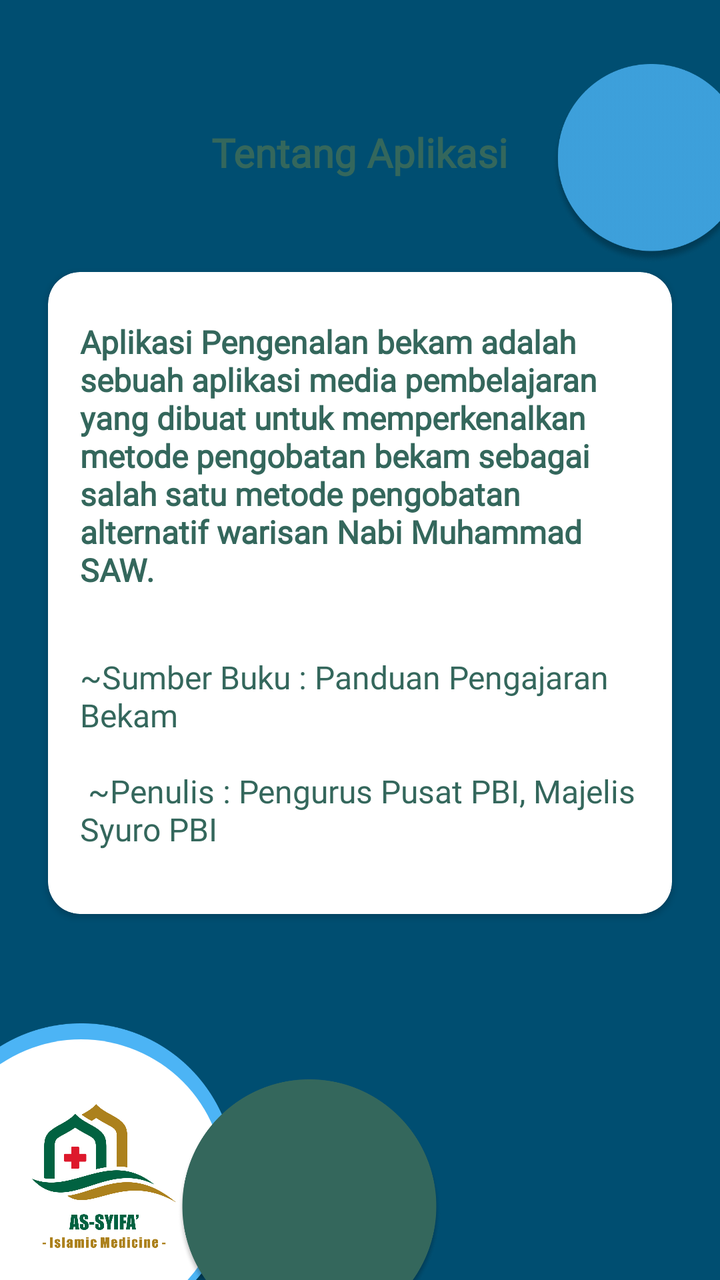
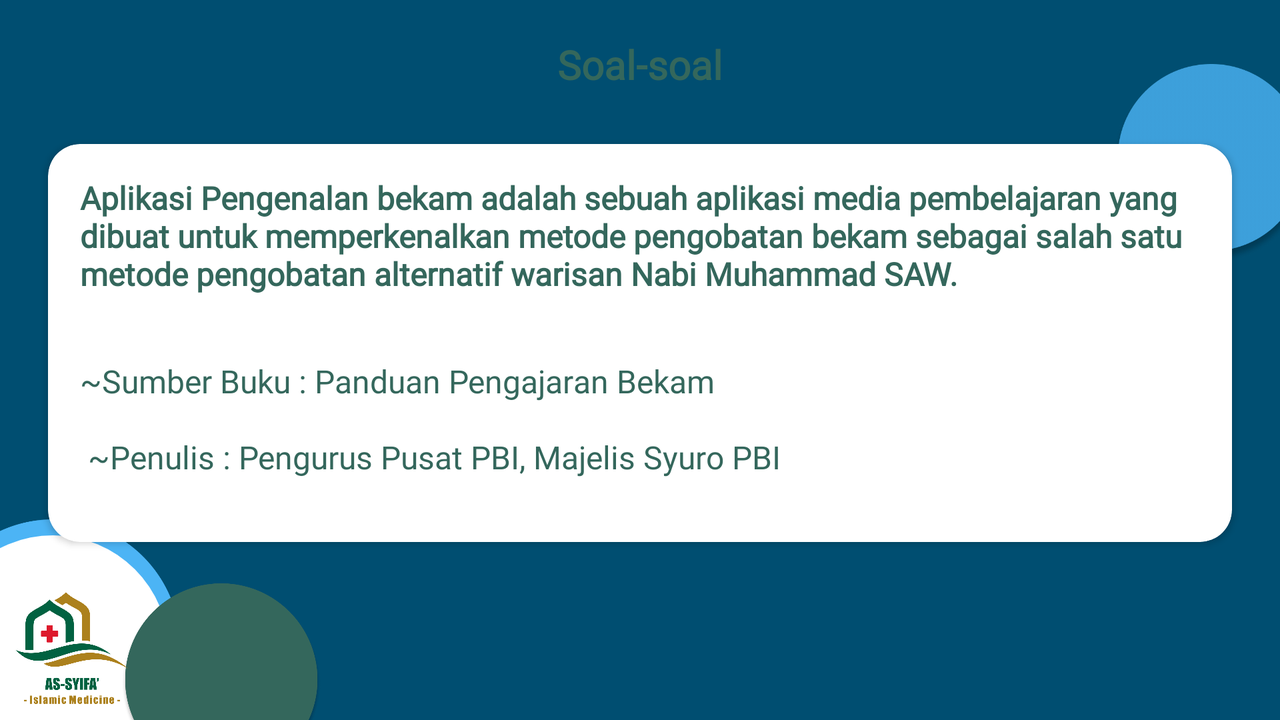

An Android layout and its configuration variant, each rendered on a device that would load it. The default file and the variant file are quoted in full after the pictures.
<!-- AndroidManifest.xml: application theme Theme.AsySyifa -->
<!-- res/layout/activity_about.xml -->
<?xml version="1.0" encoding="utf-8"?>
<androidx.constraintlayout.widget.ConstraintLayout xmlns:android="http://schemas.android.com/apk/res/android"
    xmlns:app="http://schemas.android.com/apk/res-auto"
    xmlns:tools="http://schemas.android.com/tools"
    android:layout_width="match_parent"
    android:layout_height="match_parent"
    android:background="@color/blue"
    tools:context=".ui.about.AboutActivity">

    <ImageView
        android:id="@+id/ivAboutBack"
        android:layout_width="wrap_content"
        android:layout_height="wrap_content"
        android:layout_marginStart="16dp"
        android:layout_marginTop="16dp"
        app:layout_constraintStart_toStartOf="parent"
        app:layout_constraintTop_toTopOf="parent"
        app:srcCompat="@drawable/baseline_arrow_back_24" />

    <ImageView
        android:id="@+id/imageView10"
        android:layout_width="100dp"
        android:layout_height="100dp"
        android:layout_marginTop="32dp"
        android:layout_marginEnd="-16dp"
        app:layout_constraintEnd_toEndOf="parent"
        app:layout_constraintTop_toTopOf="parent"
        app:srcCompat="@drawable/bola_materi" />

    <ImageView
        android:id="@+id/imageView11"
        android:layout_width="160dp"
        android:layout_height="160dp"
        android:layout_marginStart="-40dp"
        android:layout_marginBottom="-32dp"
        app:layout_constraintBottom_toBottomOf="parent"
        app:layout_constraintStart_toStartOf="parent"
        app:srcCompat="@drawable/bola_materi2" />

    <ImageView
        android:id="@+id/iv_judul"
        android:layout_width="0dp"
        android:layout_height="56dp"
        android:layout_marginStart="-40dp"
        android:layout_marginTop="32dp"
        android:layout_marginEnd="-40dp"
        app:layout_constraintEnd_toEndOf="@+id/tv_soal_judul"
        app:layout_constraintStart_toStartOf="@+id/tv_soal_judul"
        app:layout_constraintTop_toBottomOf="@+id/ivAboutBack"
        app:srcCompat="@drawable/custom_button" />

    <androidx.cardview.widget.CardView
        android:layout_width="0dp"
        android:layout_height="0dp"
        android:layout_marginStart="24dp"
        android:layout_marginTop="32dp"
        android:layout_marginEnd="24dp"
        android:layout_marginBottom="-32dp"
        android:background="@color/white"
        android:backgroundTint="@color/white"
        app:cardBackgroundColor="@color/white"
        app:cardCornerRadius="16dp"
        app:layout_constraintBottom_toBottomOf="@+id/textView2"
        app:layout_constraintEnd_toEndOf="parent"
        app:layout_constraintStart_toStartOf="parent"
        app:layout_constraintTop_toBottomOf="@+id/iv_judul" />

    <TextView
        android:id="@+id/tv_soal_judul"
        android:layout_width="wrap_content"
        android:layout_height="wrap_content"
        android:fontFamily="@font/poppins_bold"
        android:text="Tentang Aplikasi"
        android:textColor="@color/fonts"
        android:textSize="20sp"
        android:textStyle="bold"
        app:layout_constraintBottom_toBottomOf="@+id/iv_judul"
        app:layout_constraintEnd_toEndOf="parent"
        app:layout_constraintStart_toStartOf="parent"
        app:layout_constraintTop_toTopOf="@+id/iv_judul" />

    <TextView
        android:id="@+id/textView3"
        android:layout_width="0dp"
        android:layout_height="wrap_content"
        android:layout_marginStart="40dp"
        android:layout_marginTop="56dp"
        android:layout_marginEnd="40dp"
        android:elevation="4dp"
        android:fontFamily="@font/poppins_semi_bold"
        android:text="@string/tentang"
        android:textAlignment="textStart"
        android:textColor="@color/fonts"
        android:textSize="16sp"
        android:textStyle="bold"
        app:layout_constraintEnd_toEndOf="parent"
        app:layout_constraintStart_toStartOf="parent"
        app:layout_constraintTop_toBottomOf="@+id/iv_judul" />

    <TextView
        android:id="@+id/textView2"
        android:layout_width="0dp"
        android:layout_height="wrap_content"
        android:layout_marginTop="32dp"
        android:elevation="4dp"
        android:fontFamily="@font/poppins_semi_bold"
        android:text="@string/tentang_sumber"
        android:textColor="@color/fonts"
        android:textSize="16sp"
        app:layout_constraintEnd_toEndOf="@+id/textView3"
        app:layout_constraintStart_toStartOf="@+id/textView3"
        app:layout_constraintTop_toBottomOf="@+id/textView3" />

    <ImageView
        android:id="@+id/imageView13"
        android:layout_width="0dp"
        android:layout_height="0dp"
        android:layout_marginStart="8dp"
        android:layout_marginTop="8dp"
        android:layout_marginEnd="8dp"
        android:layout_marginBottom="8dp"
        app:layout_constraintBottom_toBottomOf="@+id/imageView11"
        app:layout_constraintEnd_toEndOf="@+id/imageView11"
        app:layout_constraintStart_toStartOf="@+id/imageView11"
        app:layout_constraintTop_toTopOf="@+id/imageView11"
        app:srcCompat="@drawable/custom_circle_white" />

    <ImageView
        android:id="@+id/imageView5"
        android:layout_width="132dp"
        android:layout_height="132dp"
        android:layout_marginStart="-32dp"
        android:layout_marginBottom="-32dp"
        app:layout_constraintBottom_toBottomOf="parent"
        app:layout_constraintStart_toEndOf="@+id/imageView11"
        app:srcCompat="@drawable/bola3_home" />

    <ImageView
        android:id="@+id/imageView14"
        android:layout_width="72dp"
        android:layout_height="72dp"
        android:layout_marginStart="16dp"
        android:layout_marginBottom="16dp"
        app:layout_constraintBottom_toBottomOf="parent"
        app:layout_constraintStart_toStartOf="parent"
        app:srcCompat="@drawable/as_syifa" />

</androidx.constraintlayout.widget.ConstraintLayout>
<!-- resources referenced by this layout -->
<resources>
  <color name="blue">#004E71</color>
  <color name="fonts">#34675C</color>
  <color name="white">#FFFFFFFF</color>
  <!-- drawable as_syifa: png bitmap (drawable, 76439 bytes) -->
  <!-- drawable bola3_home: png bitmap (drawable, 71626 bytes) -->
  <!-- drawable bola_materi: png bitmap (drawable, 38898 bytes) -->
  <!-- drawable bola_materi2: png bitmap (drawable, 72016 bytes) -->
  <!-- drawable custom_circle_white (drawable) -->
  <?xml version="1.0" encoding="utf-8"?>
  <shape xmlns:android="http://schemas.android.com/apk/res/android">
      <solid android:color="@color/white" />
      <corners android:radius="100dp" />
  
  </shape>
  <string name="tentang">
          Aplikasi Pengenalan bekam adalah sebuah aplikasi media pembelajaran yang dibuat untuk memperkenalkan metode pengobatan bekam sebagai salah satu metode pengobatan alternatif warisan Nabi Muhammad SAW.
      </string>
  <string name="tentang_sumber">
          ~Sumber Buku : Panduan Pengajaran Bekam\n\n
          ~Penulis : Pengurus Pusat PBI, Majelis Syuro PBI
      </string>
  <style name="Theme.AsySyifa" parent="Base.Theme.AsySyifa" />
  <style name="Base.Theme.AsySyifa" parent="Theme.Material3.DayNight.NoActionBar">
          
           <item name="colorPrimary">@color/background</item>
  
          <item name="android:windowActivityTransitions">true</item>
          <item name="android:windowEnterTransition">@android:transition/fade</item>
          <item name="android:windowExitTransition">@android:transition/fade</item>
      </style>
  <color name="background">#50D8EC</color>
</resources>
<!-- res/layout-land/activity_about.xml (the repository's variant of the layout above) -->
<!-- drawn on the phone turned sideways -->
<?xml version="1.0" encoding="utf-8"?>
<androidx.constraintlayout.widget.ConstraintLayout xmlns:android="http://schemas.android.com/apk/res/android"
    xmlns:app="http://schemas.android.com/apk/res-auto"
    xmlns:tools="http://schemas.android.com/tools"
    android:layout_width="match_parent"
    android:layout_height="match_parent"
    android:background="@color/blue"
    tools:context=".ui.about.AboutActivity">

    <ImageView
        android:id="@+id/ivAboutBack"
        android:layout_width="wrap_content"
        android:layout_height="wrap_content"
        android:layout_marginStart="16dp"
        android:layout_marginTop="16dp"
        app:layout_constraintStart_toStartOf="parent"
        app:layout_constraintTop_toTopOf="parent"
        app:srcCompat="@drawable/baseline_arrow_back_24" />

    <ImageView
        android:id="@+id/imageView10"
        android:layout_width="100dp"
        android:layout_height="100dp"
        android:layout_marginTop="32dp"
        android:layout_marginEnd="-16dp"
        app:layout_constraintEnd_toEndOf="parent"
        app:layout_constraintTop_toTopOf="parent"
        app:srcCompat="@drawable/bola_materi" />

    <ImageView
        android:id="@+id/imageView11"
        android:layout_width="132dp"
        android:layout_height="132dp"
        android:layout_marginStart="-40dp"
        android:layout_marginBottom="-32dp"
        app:layout_constraintBottom_toBottomOf="parent"
        app:layout_constraintStart_toStartOf="parent"
        app:srcCompat="@drawable/bola_materi2" />

    <ImageView
        android:id="@+id/iv_judul"
        android:layout_width="0dp"
        android:layout_height="48dp"
        android:layout_marginStart="-32dp"
        android:layout_marginTop="8dp"
        android:layout_marginEnd="-32dp"
        app:layout_constraintEnd_toEndOf="@+id/tv_soal_judul"
        app:layout_constraintStart_toStartOf="@+id/tv_soal_judul"
        app:layout_constraintTop_toTopOf="parent"
        app:srcCompat="@drawable/custom_button" />

    <androidx.cardview.widget.CardView
        android:layout_width="0dp"
        android:layout_height="0dp"
        android:layout_marginStart="24dp"
        android:layout_marginTop="16dp"
        android:layout_marginEnd="24dp"
        android:layout_marginBottom="-32dp"
        android:background="@color/white"
        android:backgroundTint="@color/white"
        app:cardBackgroundColor="@color/white"
        app:cardCornerRadius="16dp"
        app:layout_constraintBottom_toBottomOf="@+id/textView2"
        app:layout_constraintEnd_toEndOf="parent"
        app:layout_constraintStart_toStartOf="parent"
        app:layout_constraintTop_toBottomOf="@+id/iv_judul" />

    <TextView
        android:id="@+id/tv_soal_judul"
        android:layout_width="wrap_content"
        android:layout_height="wrap_content"
        android:text="Soal-soal"
        android:textColor="@color/fonts"
        android:fontFamily="@font/poppins_bold"
        android:textSize="20sp"
        android:textStyle="bold"
        app:layout_constraintBottom_toBottomOf="@+id/iv_judul"
        app:layout_constraintEnd_toEndOf="parent"
        app:layout_constraintStart_toStartOf="parent"
        app:layout_constraintTop_toTopOf="@+id/iv_judul" />

    <TextView
        android:id="@+id/textView3"
        android:layout_width="0dp"
        android:layout_height="wrap_content"
        android:layout_marginStart="40dp"
        android:layout_marginTop="32dp"
        android:layout_marginEnd="40dp"
        android:elevation="4dp"
        android:fontFamily="@font/poppins_semi_bold"
        android:text="@string/tentang"
        android:textAlignment="textStart"
        android:textColor="@color/fonts"
        android:textSize="16sp"
        android:textStyle="bold"
        app:layout_constraintEnd_toEndOf="parent"
        app:layout_constraintStart_toStartOf="parent"
        app:layout_constraintTop_toBottomOf="@+id/iv_judul" />

    <TextView
        android:id="@+id/textView2"
        android:layout_width="0dp"
        android:layout_height="wrap_content"
        android:layout_marginTop="32dp"
        android:elevation="4dp"
        android:fontFamily="@font/poppins_semi_bold"
        android:text="@string/tentang_sumber"
        android:textColor="@color/fonts"
        android:textSize="16sp"
        app:layout_constraintEnd_toEndOf="@+id/textView3"
        app:layout_constraintStart_toStartOf="@+id/textView3"
        app:layout_constraintTop_toBottomOf="@+id/textView3" />

    <ImageView
        android:id="@+id/imageView13"
        android:layout_width="0dp"
        android:layout_height="0dp"
        android:layout_marginStart="8dp"
        android:layout_marginTop="8dp"
        android:layout_marginEnd="8dp"
        android:layout_marginBottom="8dp"
        app:layout_constraintBottom_toBottomOf="@+id/imageView11"
        app:layout_constraintEnd_toEndOf="@+id/imageView11"
        app:layout_constraintStart_toStartOf="@+id/imageView11"
        app:layout_constraintTop_toTopOf="@+id/imageView11"
        app:srcCompat="@drawable/custom_circle_white" />

    <ImageView
        android:id="@+id/imageView5"
        android:layout_width="100dp"
        android:layout_height="100dp"
        android:layout_marginStart="-32dp"
        android:layout_marginBottom="-32dp"
        app:layout_constraintBottom_toBottomOf="parent"
        app:layout_constraintStart_toEndOf="@+id/imageView11"
        app:srcCompat="@drawable/bola3_home" />

    <ImageView
        android:id="@+id/imageView14"
        android:layout_width="56dp"
        android:layout_height="56dp"
        android:layout_marginStart="8dp"
        android:layout_marginBottom="8dp"
        app:layout_constraintBottom_toBottomOf="parent"
        app:layout_constraintStart_toStartOf="parent"
        app:srcCompat="@drawable/as_syifa" />

</androidx.constraintlayout.widget.ConstraintLayout>
